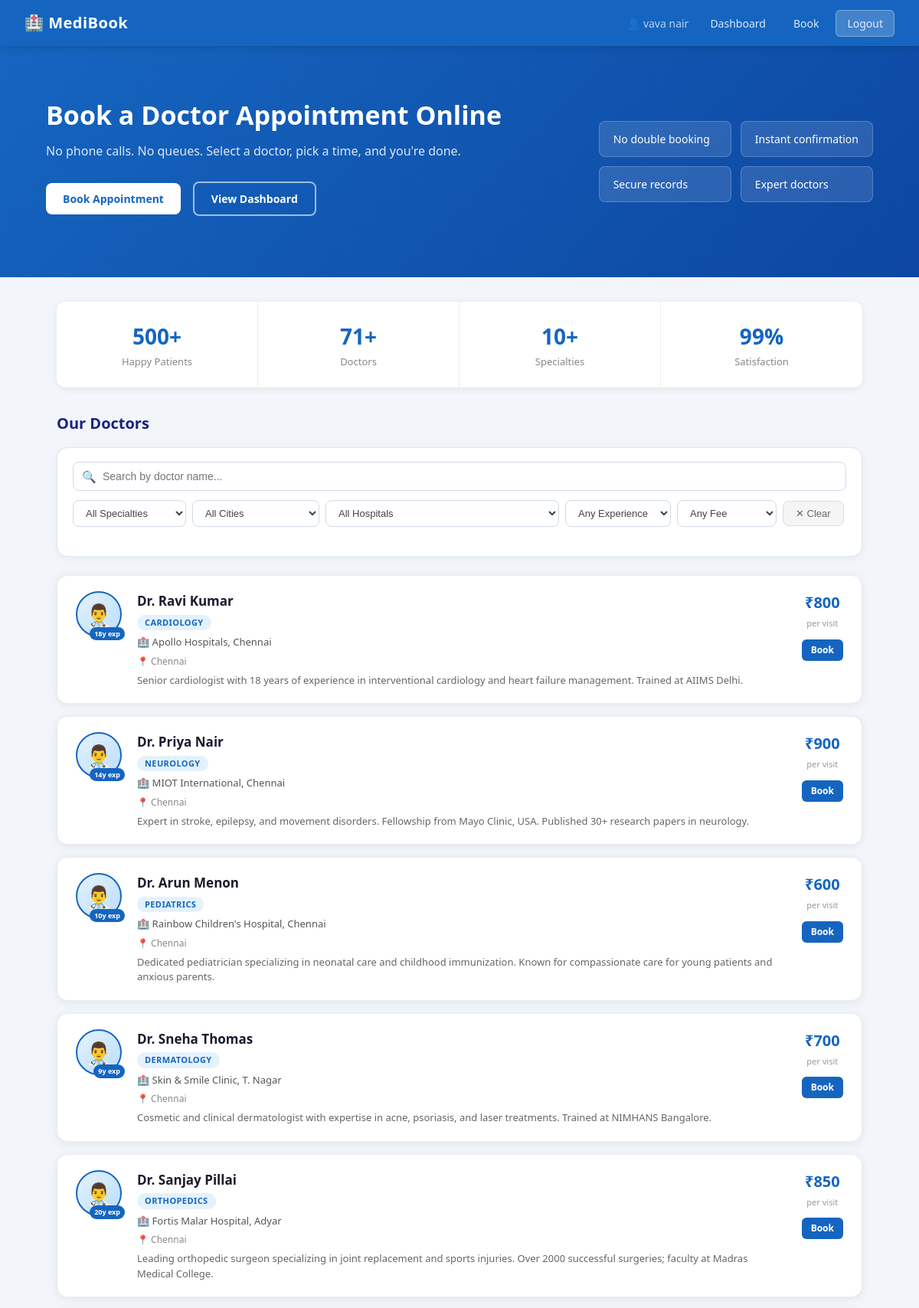
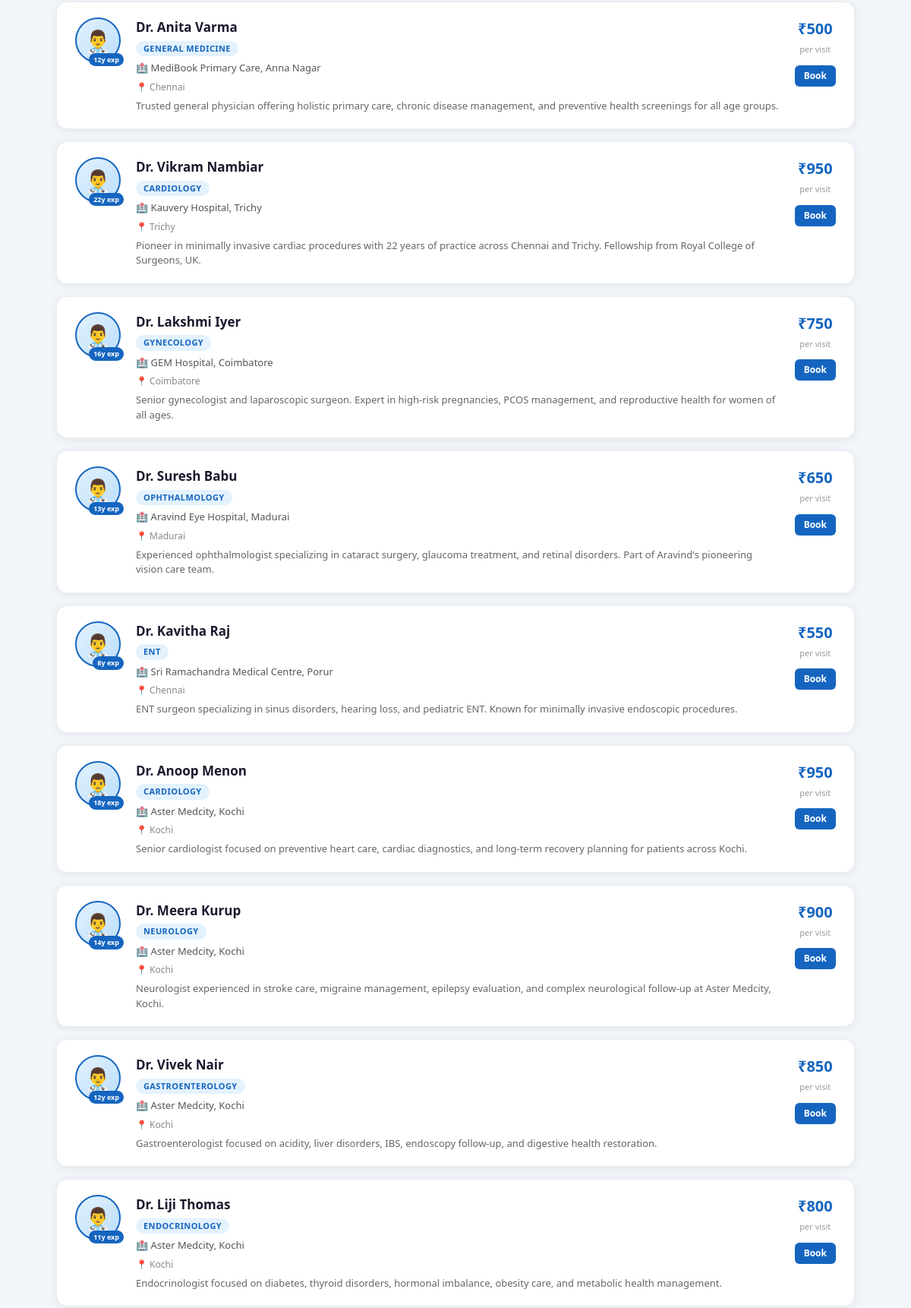
The app's page / (signed in, upper part) with its own data (2 pictures, top to bottom).
### app.py (models this page shows)
class Doctor(db.Model):
    id              = db.Column(db.Integer, primary_key=True)
    name            = db.Column(db.String(100), nullable=False)
    specialty       = db.Column(db.String(100))
    fee             = db.Column(db.Integer, default=500)
    hospital        = db.Column(db.String(150), default="MediBook General Hospital")
    city            = db.Column(db.String(100), default="Chennai")
    experience      = db.Column(db.Integer, default=5)
    bio             = db.Column(db.String(400), default="Experienced specialist committed to patient-centered care.")
    portal_password = db.Column(db.String(200), default="")
    appointments    = db.relationship("Appointment", backref="doctor", lazy=True)

### app.py (the view)
@app.route("/")
def home():
    if not session.get("role"):
        return redirect(url_for("login"))
    doctors     = Doctor.query.all()
    specialties = sorted(set(d.specialty for d in doctors if d.specialty))
    cities      = sorted(set(d.city      for d in doctors if d.city))
    hospitals   = sorted(set(d.hospital  for d in doctors if d.hospital))
    return render_template("home.html", doctors=doctors,
                           specialties=specialties, cities=cities, hospitals=hospitals)

### templates/home.html (shortened to what this page needs)
{% extends "layout.html" %}
{% block content %}
<div class="hero">
    <div class="hero-text">
        <h1>Book a Doctor Appointment Online</h1>
        <p>No phone calls. No queues. Select a doctor, pick a time, and you're done.</p>
        {% if session.get('role') == 'user' %}
        <a href="{{ url_for('book') }}" class="btn btn-white">Book Appointment</a>
        <a href="{{ url_for('patient_dashboard') }}" class="btn btn-outline-white">View Dashboard</a>
        {% elif session.get('role') == 'admin' %}
        <a href="{{ url_for('admin_dashboard') }}" class="btn btn-white">Open Admin Panel</a>
        <a href="{{ url_for('logout') }}" class="btn btn-outline-white">Logout</a>
        {% else %}
        <a href="{{ url_for('register') }}" class="btn btn-white">Get Started</a>
        <a href="{{ url_for('login') }}" class="btn btn-outline-white">Already registered?</a>
        {% endif %}
    </div>
    <div class="hero-features">
        <div class="hero-feat">No double booking</div>
        <div class="hero-feat">Instant confirmation</div>
        <div class="hero-feat">Secure records</div>
        <div class="hero-feat">Expert doctors</div>
    </div>
</div>
<div class="container">
    <div class="stats-strip">
        <div class="strip-item"><strong>500+</strong><span>Happy Patients</span></div>
        <div class="strip-item"><strong>{{ doctors|length }}+</strong><span>Doctors</span></div>
        <div class="strip-item"><strong>10+</strong><span>Specialties</span></div>
        <div class="strip-item"><strong>99%</strong><span>Satisfaction</span></div>
    </div>
    <h2 class="section-title">Our Doctors</h2>
    <div class="filter-bar">
        <div class="filter-search-wrap">
            <span class="filter-search-icon">🔍</span>
            <input type="text" id="filterSearch" placeholder="Search by doctor name..."
                   oninput="applyFilters()" class="filter-search-input">
        </div>
        <div class="filter-controls">
            <select id="filterSpecialty" onchange="applyFilters()" class="filter-select">
                <option value="">All Specialties</option>
            </select>
            <select id="filterCity" onchange="applyFilters()" class="filter-select">
                <option value="">All Cities</option>
            </select>
            <select id="filterHospital" onchange="applyFilters()" class="filter-select">
                <option value="">All Hospitals</option>
            </select>
            <select id="filterExp" onchange="applyFilters()" class="filter-select">
                <option value="">Any Experience</option>
            </select>
            <select id="filterFee" onchange="applyFilters()" class="filter-select">
                <option value="">Any Fee</option>
            </select>
            <button class="filter-clear-btn" onclick="clearFilters()">✕ Clear</button>
        </div>
        <div class="filter-result-count" id="filterCount"></div>
    </div>
    <div class="doctor-list" id="doctorList">
        {% for doc in doctors %}
        <div class="doctor-card"
             data-name="{{ doc.name | lower }}"
             data-specialty="{{ doc.specialty }}"
             data-city="{{ doc.city }}"
             data-hospital="{{ doc.hospital }}"
             data-experience="{{ doc.experience }}"
             data-fee="{{ doc.fee }}">
            <div class="doc-avatar-wrap">
                <div class="doc-avatar">👨‍⚕️</div>
                <div class="doc-exp-badge">{{ doc.experience }}y exp</div>
            </div>
            <div class="doc-info">
                <div class="doc-name">{{ doc.name }}</div>
                <div class="doc-spec">{{ doc.specialty }}</div>
                <div class="doc-hospital">🏥 {{ doc.hospital }}</div>
                <div class="doc-location">📍 {{ doc.city }}</div>
                <div class="doc-bio">{{ doc.bio }}</div>
            </div>
            <div class="doc-fee-block">
                <div class="doc-fee">₹{{ doc.fee }}</div>
                <div class="doc-fee-label">per visit</div>
                {% if session.get('role') == 'user' %}
                <a href="{{ url_for('book') }}?doc={{ doc.id }}" class="btn btn-blue btn-sm">Book</a>
                {% endif %}
            </div>
        </div>
        {% endfor %}
    </div>
</div>
{% endblock %}

### records on screen
Doctor: experience "18", name "Dr. Ravi Kumar", specialty "CARDIOLOGY", hospital "Apollo Hospitals, Chennai", city "Chennai", bio "Senior cardiologist with 18 years of experience in interventional cardiology and heart failure management. Trained at AIIMS Delhi.", fee "800"
Doctor: experience "14", name "Dr. Priya Nair", specialty "NEUROLOGY", hospital "MIOT International, Chennai", city "Chennai", bio "Expert in stroke, epilepsy, and movement disorders. Fellowship from Mayo Clinic, USA. Published 30+ research papers in neurology.", fee "900"
Doctor: experience "10", name "Dr. Arun Menon", specialty "PEDIATRICS", hospital "Rainbow Children's Hospital, Chennai", city "Chennai", bio "Dedicated pediatrician specializing in neonatal care and childhood immunization. Known for compassionate care for young patients and anxious parents.", fee "600"
Doctor: experience "9", name "Dr. Sneha Thomas", specialty "DERMATOLOGY", hospital "Skin & Smile Clinic, T. Nagar", city "Chennai", bio "Cosmetic and clinical dermatologist with expertise in acne, psoriasis, and laser treatments. Trained at NIMHANS Bangalore.", fee "700"
Doctor: experience "20", name "Dr. Sanjay Pillai", specialty "ORTHOPEDICS", hospital "Fortis Malar Hospital, Adyar", city "Chennai", bio "Leading orthopedic surgeon specializing in joint replacement and sports injuries. Over 2000 successful surgeries; faculty at Madras Medical College.", fee "850"
Doctor: experience "12", name "Dr. Anita Varma", specialty "GENERAL MEDICINE", hospital "MediBook Primary Care, Anna Nagar", city "Chennai", bio "Trusted general physician offering holistic primary care, chronic disease management, and preventive health screenings for all age groups.", fee "500"
Doctor: experience "22", name "Dr. Vikram Nambiar", specialty "CARDIOLOGY", hospital "Kauvery Hospital, Trichy", city "Trichy", bio "Pioneer in minimally invasive cardiac procedures with 22 years of practice across Chennai and Trichy. Fellowship from Royal College of Surgeons, UK.", fee "950"
Doctor: experience "16", name "Dr. Lakshmi Iyer", specialty "GYNECOLOGY", hospital "GEM Hospital, Coimbatore", city "Coimbatore", bio "Senior gynecologist and laparoscopic surgeon. Expert in high-risk pregnancies, PCOS management, and reproductive health for women of all ages.", fee "750"
Doctor: experience "13", name "Dr. Suresh Babu", specialty "OPHTHALMOLOGY", hospital "Aravind Eye Hospital, Madurai", city "Madurai", bio "Experienced ophthalmologist specializing in cataract surgery, glaucoma treatment, and retinal disorders. Part of Aravind's pioneering vision care team.", fee "650"
Doctor: experience "8", name "Dr. Kavitha Raj", specialty "ENT", hospital "Sri Ramachandra Medical Centre, Porur", city "Chennai", bio "ENT surgeon specializing in sinus disorders, hearing loss, and pediatric ENT. Known for minimally invasive endoscopic procedures.", fee "550"
Doctor: experience "18", name "Dr. Anoop Menon", specialty "CARDIOLOGY", hospital "Aster Medcity, Kochi", city "Kochi", bio "Senior cardiologist focused on preventive heart care, cardiac diagnostics, and long-term recovery planning for patients across Kochi.", fee "950"
Doctor: experience "14", name "Dr. Meera Kurup", specialty "NEUROLOGY", hospital "Aster Medcity, Kochi", city "Kochi", bio "Neurologist experienced in stroke care, migraine management, epilepsy evaluation, and complex neurological follow-up at Aster Medcity, Kochi.", fee "900"
Doctor: experience "12", name "Dr. Vivek Nair", specialty "GASTROENTEROLOGY", hospital "Aster Medcity, Kochi", city "Kochi", bio "Gastroenterologist focused on acidity, liver disorders, IBS, endoscopy follow-up, and digestive health restoration.", fee "850"
Doctor: experience "11", name "Dr. Liji Thomas", specialty "ENDOCRINOLOGY", hospital "Aster Medcity, Kochi", city "Kochi", bio "Endocrinologist focused on diabetes, thyroid disorders, hormonal imbalance, obesity care, and metabolic health management.", fee "800"

### other values on screen
{{ session.name }} "vava nair"
{{ doctors|length }} "71"
